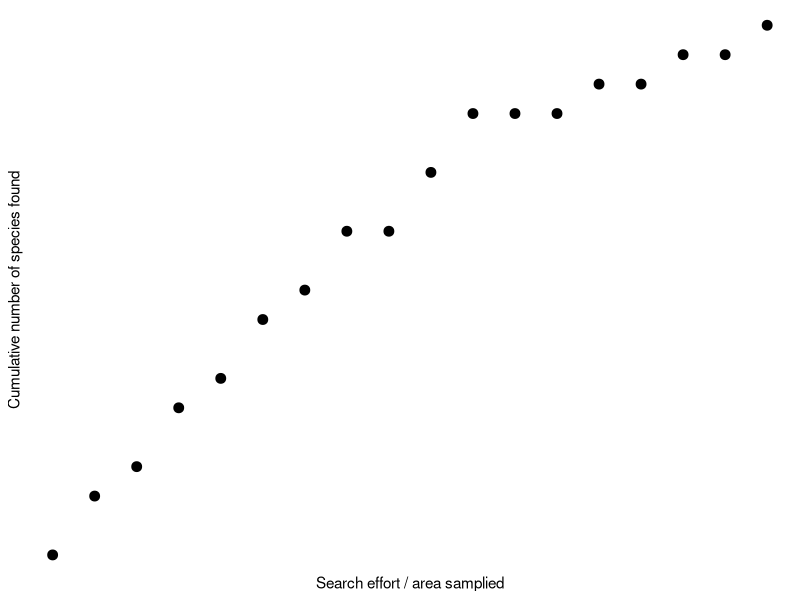

This chart was generated by the following R code:
## ---- chunk 1
#| echo: false
#| label: fig-species-accumulation-curve
#| fig-cap: "Species accumulation curve: initially the species tally increases quickly, but then slows down with increased sampling effort. New species may continue to turn up even after a lot of effort has been expended."
#| fig-alt: "Illustration of the characteristic curve found in a species accumulation plot."
# generate data
y_pos <- c(1,3,4,6,7,9,10,12,12,14,16,16,16,17,17,18,18,19)
x_pos <- c(1,2,3,4,5,6,7,8,9,10,11,12,13,14,15,16,17,18)
number_of_species_data <- data.frame(x_pos, y_pos)
# create ggplot object
library(tidyverse)
p1 <- ggplot(number_of_species_data, aes(x = x_pos, y = y_pos)) +
  geom_point(size = 3) +
 scale_x_discrete(labels = NULL, breaks = NULL) +
  scale_y_discrete(labels = NULL, breaks = NULL) +
  labs(x = "Search effort / area samplied", y = "Cumulative number of species found", colour = NULL) +
  theme_classic()
p1
